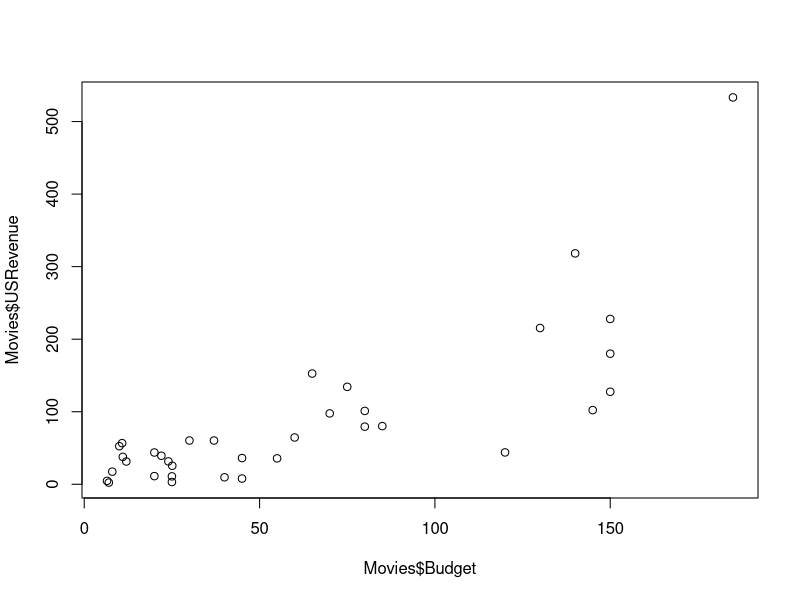
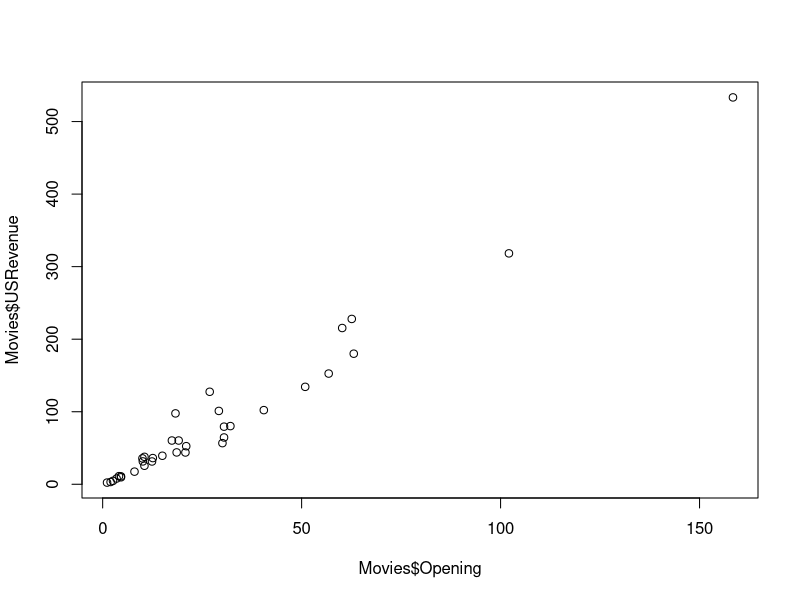
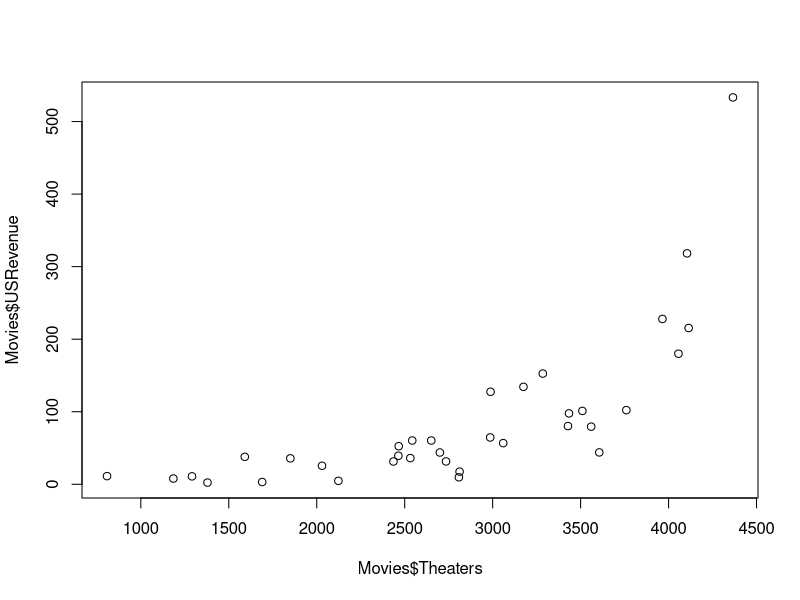
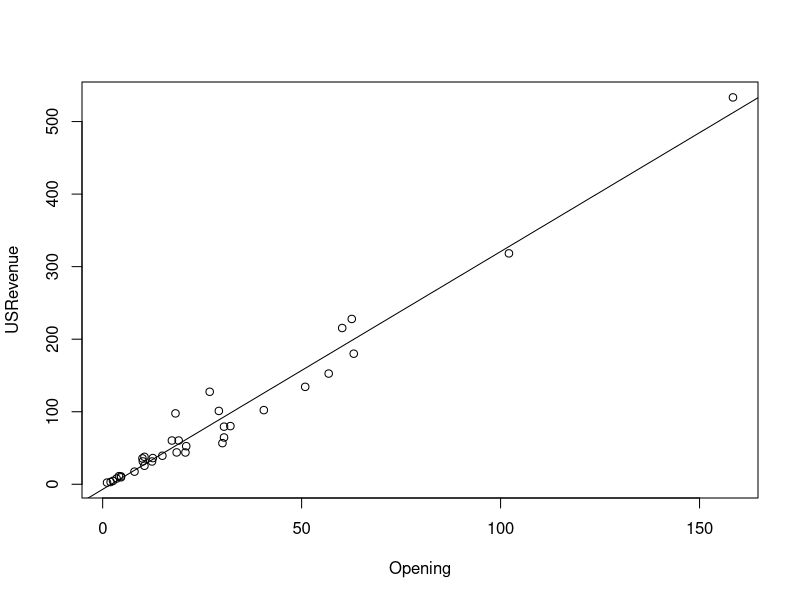

Write R code to recreate these figures, in order.
## ---- chunk 1
setwd("~/Desktop/Personal_save/Stat_405_Module_14/Module_14_Homework")
#setwd("C:/Users/jake pc/Desktop/Personal_save/Stat_405_Module_14/Module_14_Homework")
HW_6 <- read.csv(file="Homework_6.csv",header=TRUE)
HW_6
## ---- chunk 2
t.test(HW_6$Test.1, HW_6$Test.2, paired = TRUE)
## ---- chunk 3
t.test(HW_6$Test.1, HW_6$Test.2, paired = TRUE, alternative = "less")
## ---- chunk 4
plasma <- read.csv(file="plasma.csv",header=TRUE)
plasma$time <- factor(plasma$time,levels=c("8am", "11am", "2pm", "5pm", "8pm"), 
                      labels = c("8am", "11am", "2pm", "5pm", "8pm"))

plasma
plasma_model <- lm(plasma ~ time, data = plasma)
anova(plasma_model)
summary(plasma_model)
## ---- chunk 5
scores <- read.table(file="scores.txt",header=TRUE)

library(tidyverse)
long <- scores %>%
            pivot_longer(cols = X1:X10, names_to = "trials", values_to = "scores") %>%
                select(-trials)

long$ID <- factor(long$ID, levels = c("Player1","Player2"), labels = c("Player1","Player2"))

write.csv(long, file="long.csv")
## ---- chunk 6
scores <- t(as.matrix(scores))
colnames(scores) <- scores[1,]
scores <- as_tibble(scores[-1,])
library(dplyr)

scores <- scores %>%
  mutate(across(everything(), as.numeric))

scores


shapiro.test(scores$Player1)
shapiro.test(scores$Player2)


t.test(long$scores ~ long$ID, var.equal=FALSE)
## ---- chunk 7
wilcox.test(long$scores ~ long$ID, alternative = "greater")
## ---- chunk 8
table <- matrix(data=c(15,29,27,19),nrow=2,ncol=2,byrow=TRUE,dimnames = list(c("Over 25 hours", "Under 25 hours"),c("Male", "Female")))
table <- t(table)
table
chisq.test(table, correct = FALSE)
## ---- chunk 9
Movies <- read.csv(file="Movies.csv",header=TRUE)
Movies
## ---- chunk 10
plot(x = Movies$Budget, y = Movies$USRevenue)
## ---- chunk 11
cor(x = Movies$Budget, y = Movies$USRevenue)

## ---- chunk 12
plot(x = Movies$Opening, y = Movies$USRevenue)
cor(x = Movies$Opening, y = Movies$USRevenue)
## ---- chunk 13
plot(x = Movies$Theaters, y = Movies$USRevenue)
cor(x = Movies$Theaters, y = Movies$USRevenue)
## ---- chunk 14
Opening_Model <- lm(USRevenue ~ Opening, data=Movies)
plot(USRevenue ~ Opening, data=Movies)
intercept_slope <- coefficients(Opening_Model)
abline(a=intercept_slope[1],b=intercept_slope[2])
summary(Opening_Model)
## ---- chunk 15
predicted_USRevenue <- predict(Opening_Model, newdata = data.frame(Opening = 38.7))
cat("The linear model predictes that the movie Get Smart which had an opening weekend revenue of 38.7 million dollars would have a total US Revenue of", predicted_USRevenue,"million dollars.")
